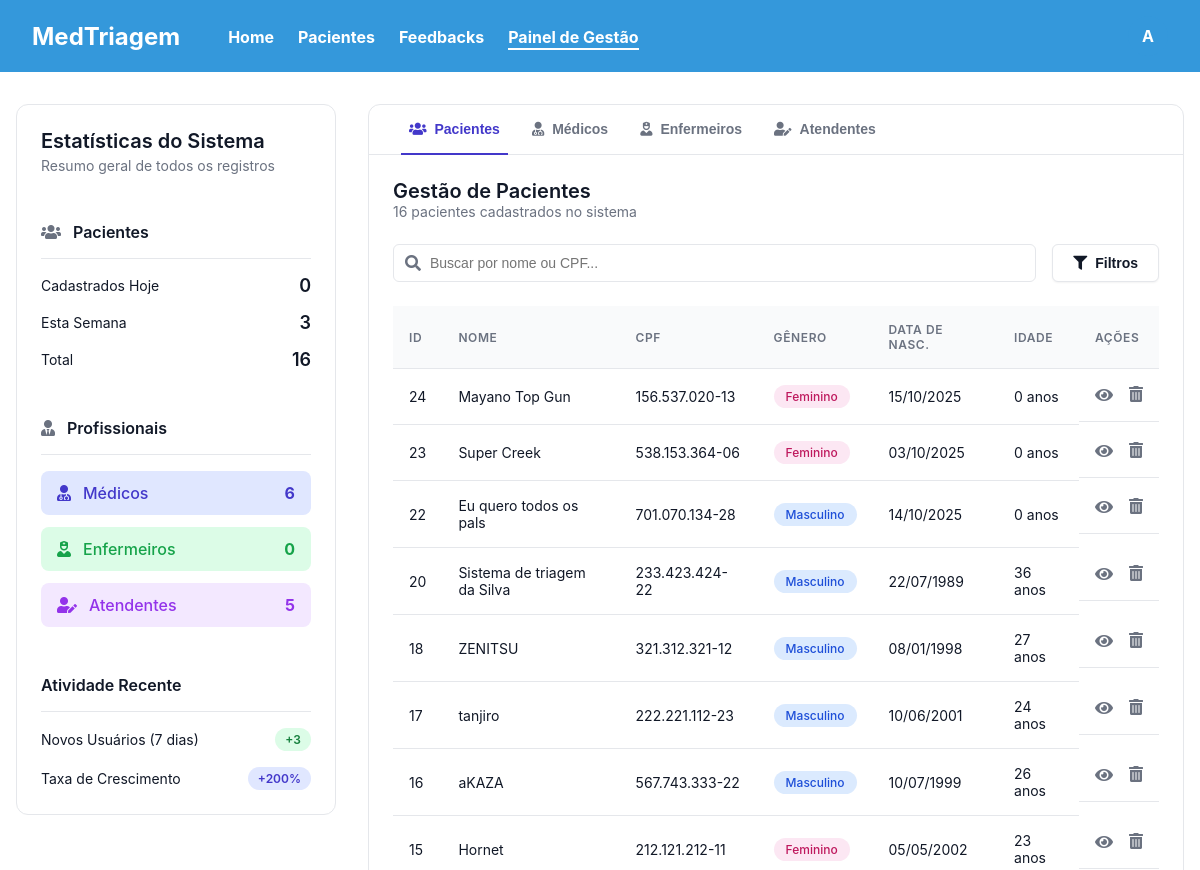
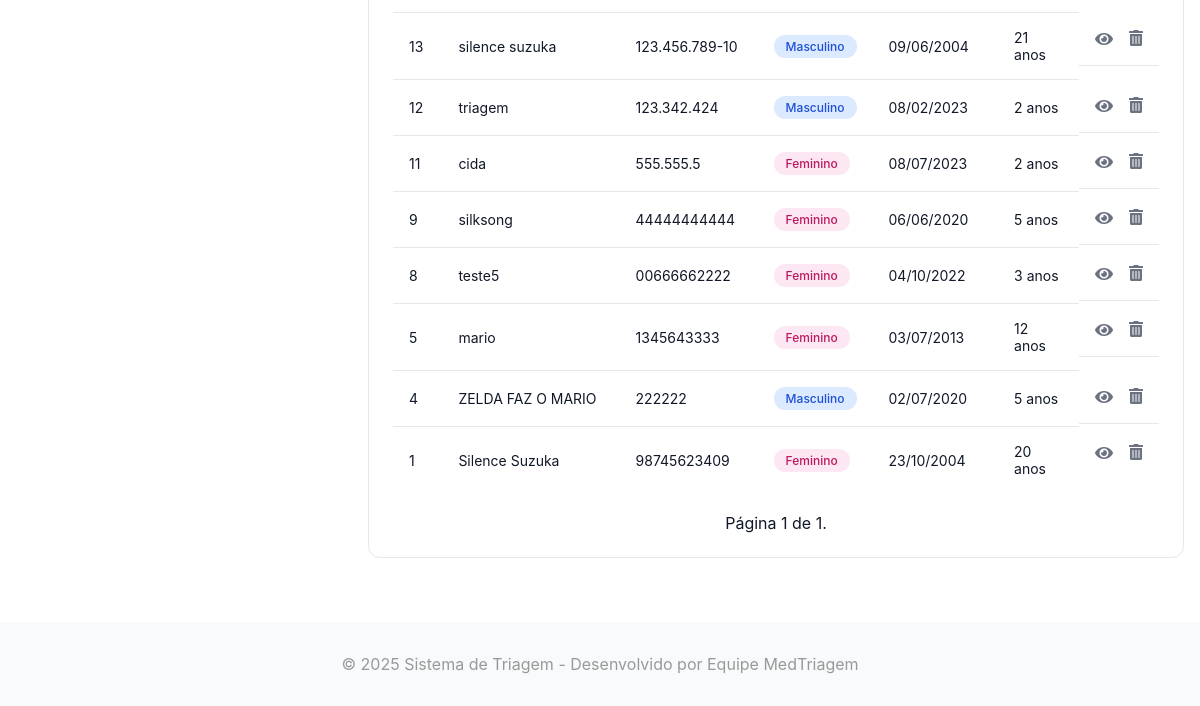
/master/gestao/ (signed in), run on an earlier commit of the app's database (2 pictures, top to bottom).
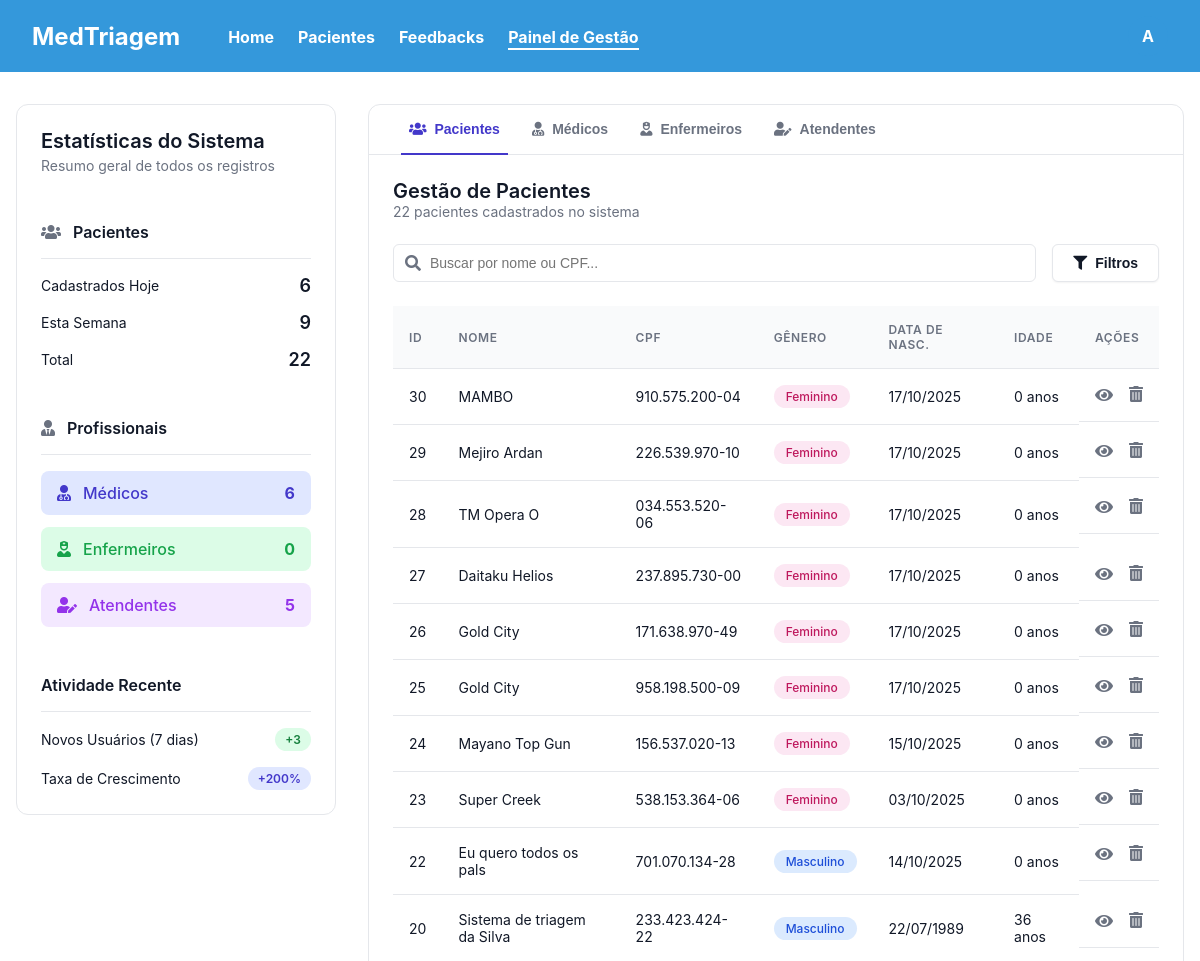
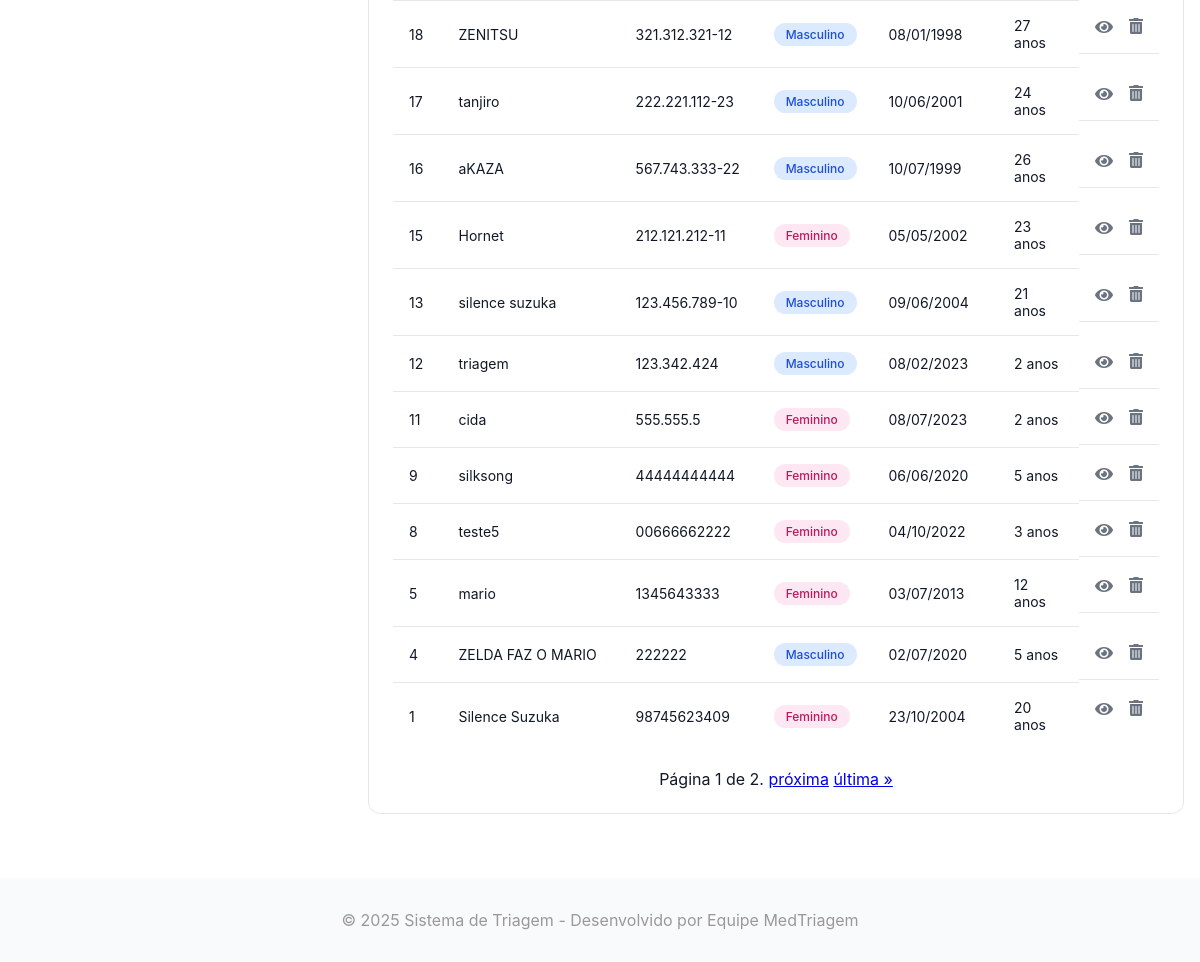
And on a later commit of the database (2 pictures, top to bottom).
### triagem/models.py (models this page shows, shortened)
class Paciente(models.Model):
    Sexualidade = [
        ('Masculino', 'Masculino'),
        ('Feminino', 'Feminino'),
    ]
    Convenios = [
        ('SUS', 'SUS'),
        ('Unimed', 'Unimed'),
        ('Hapvida', 'Hapvida'),
        ('Amil', 'Amil'),
        ('Bradesco Saude', 'Bradesco Saude'),
    ]
    Status = [
        ('Pendente', 'Pendente'),
        ('Aguardando', 'Aguardando'),
        ('Em atendimento', 'Em atendimento'),
        ('Concluido', 'Concluido'),
    ]
    Sintomas = [
        ('Dor_Toracica', 'Dor Torácica / Aperto no Peito'),
        ('Falta_de_Ar', 'Falta de Ar / Dificuldade para Respirar'),
        ('Alteracao_Neurologica_Grave', 'Alteração de Consciência / Convulsão / Confusão'),
        ('Sangramento_Ativo', 'Sangramento Ativo / Vômito ou Fezes com Sangue'),
        ('Febre', 'Febre / Calafrios'),
        ('Dor_de_Cabeca', 'Dor de Cabeça'),
        ('Tontura_MalEstar', 'Tontura / Fraqueza / Mal-estar Geral'),
        ('Sintomas_Respiratorios_Leves', 'Tosse / Espirros / Dor de Garganta'),
        ('Dor_Abdominal', 'Dor Abdominal / Cólica'),
        ('Sintomas_Gastrointestinais', 'Náusea / Vômito / Diarreia'),
        ('Lesao_Trauma', 'Lesão / Trauma / Queda Recente'),
        ('Dor_Locomotora', 'Dor Muscular / Articular / Lombar'),
        ('Reacao_Alergica_Pele', 'Reação Alérgica / Erupção na Pele / Inchaço'),
        ('Queixa_Urinaria', 'Queixa Urinária (Dor ao urinar / Sangue na urina)'),
        ('Outro', 'Outro'),
    ]
    Risco = [
        ('Vermelho', 'Emergência'),
        ('Laranja', 'Muito Urgente'),
        ('Amarelo', 'Urgente'),
        ('Verde', 'Pouco Urgente'),
        ('Azul', 'Não Urgente'),
    ]
    Profissionais = [
        ('Clinica Medica', 'Clinica Medica'),
        ('Ortopedia', 'Ortopedia'),
        ('Pediatria', 'Pediatria'),
        ('Cardiologia', 'Cardiologia'),
        ('Neurologia', 'Neurologia'),
    ]
    nome = models.CharField(max_length=100)
    data_nascimento = models.DateField(verbose_name="Data de Nascimento")
    sexo = models.CharField(choices=Sexualidade, max_length=50)
    cpf = models.CharField(unique=True, max_length=14)
    convenio = models.CharField(choices=Convenios, max_length=50)
    nome_responsavel = models.CharField(max_length=100, blank=True, null=True, verbose_name="Nome do Responsável")
    cpf_responsavel = models.CharField(max_length=11, blank=True, null=True, verbose_name="CPF do Responsável")
    temperatura = models.FloatField(max_length=3)
    pressao_sistolica = models.CharField(max_length=3) # Valor maior
    pressao_diastolica = models.CharField(max_length=3) # Valor menor
    pulso = models.CharField(max_length=3)
    frequenciaRespiratoria = models.CharField(max_length=3)
    saturacao = models.CharField(max_length=3)
    glicemia = models.CharField(max_length=3)
    dor = models.IntegerField(validators=[MinValueValidator(0), MaxValueValidator(10)])
    queixa = models.CharField(max_length=1000)
    inicio_sintomas = models.DateField()
    sintomas_associados = models.CharField(choices=Sintomas, max_length=50)
    observacoes = models.CharField(blank=True, null=True, max_length=1000)
    classificacao = models.CharField(choices=Risco, max_length=50,blank=True, null=True)
    justificativa = models.CharField(blank=True, null=True)
    encaminhamento = models.CharField(choices=Profissionais, max_length=50,blank=True, null=True)
    status = models.CharField(max_length=30, choices=Status, default='Pendente',blank=True, null=True)
    hora_chegada = models.DateTimeField(default=timezone.now, blank=True)
    hora_inicio_atendimento = models.DateTimeField(null=True, blank=True)
    hora_fim_atendimento = models.DateTimeField(null=True, blank=True)
    atendente = models.ForeignKey(settings.AUTH_USER_MODEL, on_delete=models.PROTECT, related_name='pacientes_criados')
    medico_responsavel = models.ForeignKey(settings.AUTH_USER_MODEL, on_delete=models.SET_NULL, related_name='pacientes_atendidos', null=True, blank=True)
    @property
    def idade(self):
        if not self.data_nascimento:
            return None # Retorna nada se a data de nascimento não estiver preenchida
        hoje = date.today()
        idade_calculada = hoje.year - self.data_nascimento.year - ((hoje.month, hoje.day) < (self.data_nascimento.month, self.data_nascimento.day))
        return idade_calculada

### triagem/decorators.py (the view)
    def _wrapped_view(request, *args, **kwargs):
        if not (request.user.is_superuser or (request.user.is_authenticated and request.user.tipo_usuario == 'ADMIN')):
            raise PermissionDenied
        return view_func(request, *args, **kwargs)

### triagem/models.py (called while the page is built)
    @property
    def registro_formatado(self):
        if self.tipo_usuario == self.TipoUsuario.MEDICO and self.crm and self.uf_registro:
            return f"CRM-{self.uf_registro} {self.crm}"
        elif self.tipo_usuario == self.TipoUsuario.TECNICO_ENFERMAGEM and self.coren and self.uf_registro:
            return f"COREN-{self.uf_registro} {self.coren}"
        return "-" # Retorna um traço se não houver registro aplicável

### triagem/templates/site/gestao.html (shortened to what the changed rows need)
{% extends 'site/headerBase.html' %}
{% load static %}
{% block styles %}
    <link rel="stylesheet" href="{% static 'front/css/gestao.css' %}?v=5">
{% endblock %}
{% block content %}
<div class="gestao-container">
    <aside class="sidebar-estatisticas">
        <div class="sidebar-section">
            <h2>Estatísticas do Sistema</h2>
        </div>
        <div class="sidebar-section">
            <ul class="stat-list">
                <li class="stat-item">
                    <span>Cadastrados Hoje</span>
                    <span class="stat-value">{{ total_pacientes_hoje }}</span>
                </li>
                <li class="stat-item">
                    <span>Esta Semana</span>
                    <span class="stat-value">{{ pacientes_esta_semana }}</span>
                </li>
                <li class="stat-item">
                    <span>Total</span>
                    <span class="stat-value">{{ total_pacientes }}</span>
                </li>
            </ul>
        </div>
    </aside>
    <div class="management-section">
            <div id="pacientes" class="tab-content active">
                <div class="content-header">
                    <div>
                        <h2>Gestão de Pacientes</h2>
                        <p class="subtitle">{{ total_pacientes }} pacientes cadastrados no sistema </p>
                    </div>
                </div>
                <table>
                    <thead>
                        <tr>
                            <th>ID</th>
                            <th>Nome</th>
                            <th>CPF</th>
                            <th>Gênero</th>
                            <th>Data de Nasc.</th>
                            <th>Idade</th>
                            <th>Ações</th>
                        </tr>
                    </thead>
                    <tbody>
                        {% for paciente in pacientes %}
                        <tr>
                            <td>{{ paciente.id }}</td>
                            <td>{{ paciente.nome }}</td>
                            <td>{{ paciente.cpf }}</td>
                            <td>
                                <span class="badge genero-{{ paciente.get_sexo_display|lower }}">
                                    {{ paciente.get_sexo_display }}
                                </span>
                            </td>
                            <td>{{ paciente.data_nascimento|date:"d/m/Y" }}</td>
                            <td>{{ paciente.idade }} anos</td>
                            <td class="actions">
                                <a href="{% url 'hosp:mostrar' pk=paciente.pk %}" class="action-icon" title="Ver Prontuário">
                                    <i class="fas fa-eye"></i>
                                </a>
                                <form action="{% url 'hosp:deletar' pk=paciente.pk %}" method="post" style="display: inline;" onsubmit="return confirm('Tem certeza que deseja remover o paciente \'{{ paciente.nome|addslashes }}\'?');">
                                    <button type="submit" class="action-icon-delete" title="Remover">
                                        <i class="fas fa-trash-alt"></i>
                                    </button>
                                </form>
                            </td>
                        </tr>
                        {% empty %}
                        <tr><td colspan="7">Nenhum paciente cadastrado.</td></tr>
                        {% endfor %}
                    </tbody>
                </table>
                <div class="pagination" style="margin-top: 20px; text-align: center;">
                    <span class="step-links">
                        <span class="current">
                            Página {{ page_obj.number }} de {{ page_obj.paginator.num_pages }}.
                        </span>
                        {% if page_obj.has_next %}
                            <a href="?page={{ page_obj.next_page_number }}">próxima</a>
                            <a href="?page={{ page_obj.paginator.num_pages }}">última &raquo;</a>
                        {% endif %}
                    </span>
                </div>
            </div>
    </div>
</div>
{% endblock %}

What changed in the data, as far as the page shows it:
added Paciente: id "30", nome "MAMBO", cpf "910.575.200-04", sexo "Feminino", data_nascimento "17/10/2025", idade "0"
added Paciente: id "29", nome "Mejiro Ardan", cpf "226.539.970-10", sexo "Feminino", data_nascimento "17/10/2025", idade "0"
added Paciente: id "28", nome "TM Opera O", cpf "034.553.520-06", sexo "Feminino", data_nascimento "17/10/2025", idade "0"
added Paciente: id "27", nome "Daitaku Helios", cpf "237.895.730-00", sexo "Feminino", data_nascimento "17/10/2025", idade "0"
added Paciente: id "26", nome "Gold City", cpf "171.638.970-49", sexo "Feminino", data_nascimento "17/10/2025", idade "0"
added Paciente: id "25", nome "Gold City", cpf "958.198.500-09", sexo "Feminino", data_nascimento "17/10/2025", idade "0"
Also different on the page:
{{ total_pacientes_hoje }}: "0" → "6"
{{ pacientes_esta_semana }}: "3" → "9"
{{ total_pacientes }}: "16" → "22"
{{ page_obj.paginator.num_pages }}: "1" → "2"
text now shown: "próxima última »"
